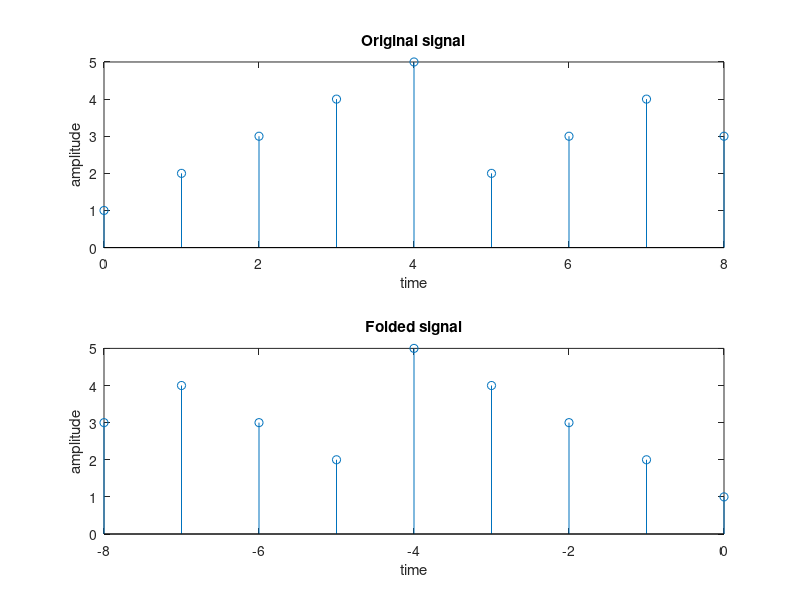

This chart was generated by the following MATLAB code:
%only for 1 to 10
clc;
close all;
clear all;
a=[1 2 3 4 5 2 3 4 3]; % input('Enter the first sequence');
alow=0;   %input('Enter the lower limit of a');
ahigh=8;   %input('Enter the higher limit of a');
subplot(2,1,1);
stem(alow:ahigh,a);
title('Original signal');
xlabel('time');
ylabel('amplitude');


subplot(2,1,2);
a=fliplr(a);

alow=-(alow);
ahigh=-(ahigh);
stem(ahigh:alow,a);
title('Folded signal');
xlabel('time');
ylabel('amplitude');